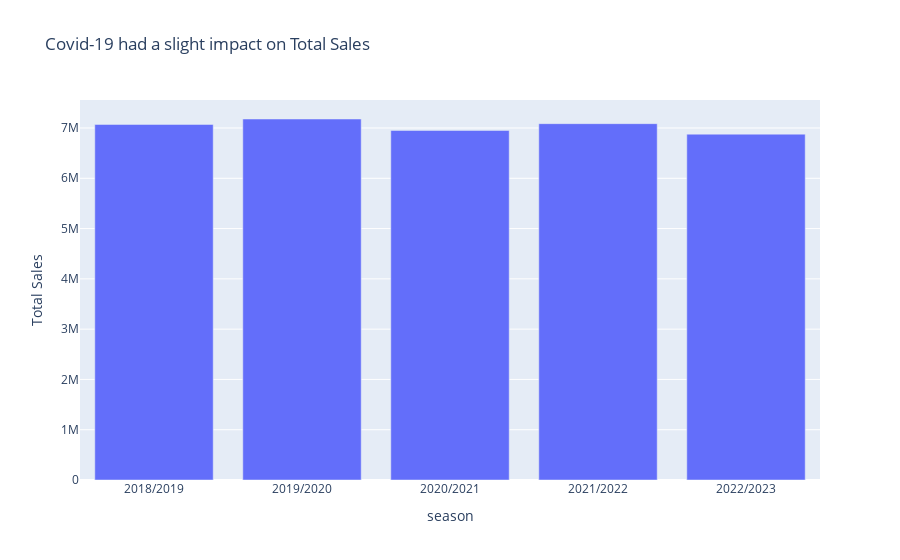

Notebook code cell kept with this figure:
### Code cell
temp = df.groupby('season')['Total Sales'].sum().reset_index()
temp['pct_change'] = round(temp['Total Sales'].diff(1) / temp['Total Sales'].shift(1) * 100, 2)
display(temp)

px.bar(temp, x='season', y='Total Sales',
       title="Covid-19 had a slight impact on Total Sales")

### Figure 1 — Plotly figure (JSON) as saved in the notebook; plotly's stock layout.template omitted (floating-point values rounded to 4 significant figures)
{"data": [{"alignmentgroup": "True", "hovertemplate": "season=%{x}<br>Total Sales=%{y}<extra></extra>", "legendgroup": "", "marker": {"color": "#636efa", "pattern": {"shape": ""}}, "name": "", "offsetgroup": "", "orientation": "v", "showlegend": false, "textposition": "auto", "type": "bar", "x": ["2018/2019", "2019/2020", "2020/2021", "2021/2022", "2022/2023"], "xaxis": "x", "y": [7071000.0, 7179000.0, 6952000.0, 7087000.0, 6878000.0], "yaxis": "y"}], "layout": {"barmode": "relative", "legend": {"tracegroupgap": 0}, "title": {"text": "Covid-19 had a slight impact on Total Sales"}, "xaxis": {"anchor": "y", "domain": [0, 1], "title": {"text": "season"}}, "yaxis": {"anchor": "x", "domain": [0, 1], "title": {"text": "Total Sales"}}}}
